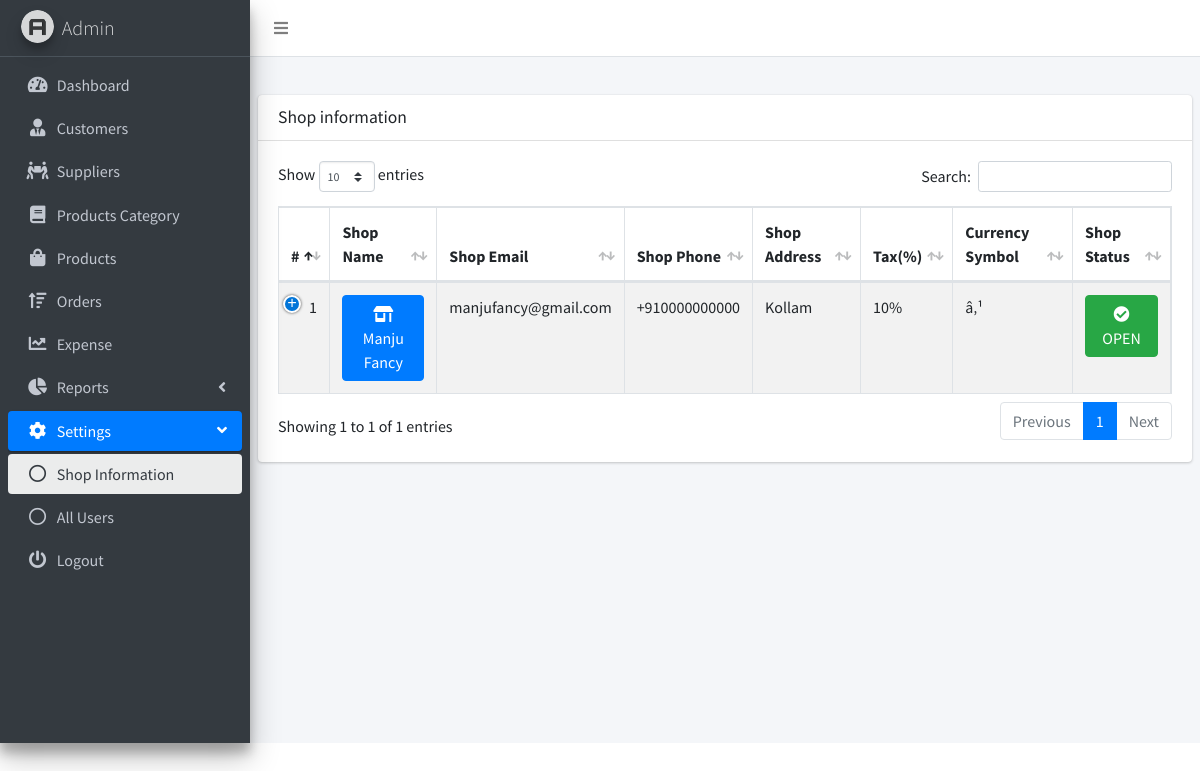
/shop_information.php (signed in), run on the app's committed database.
### tables this page shows
CREATE TABLE `shop` (
  `shop_id` int(11) NOT NULL,
  `shop_name` varchar(255) NOT NULL,
  `shop_contact` varchar(255) NOT NULL,
  `shop_email` varchar(255) NOT NULL,
  `shop_address` varchar(255) NOT NULL,
  `tax` varchar(11) NOT NULL,
  `currency_symbol` varchar(20) NOT NULL,
  `shop_status` varchar(255) NOT NULL
);

### shop_information.php (the view, shortened to what this page needs)
<!DOCTYPE html>
<html lang="en">
<head>
    <link rel="stylesheet" href="dist/css/preloader.css">
    <link rel="stylesheet" href="plugins/fontawesome-free/css/all.min.css">
    <link rel="stylesheet" href="https://code.ionicframework.com/ionicons/2.0.1/css/ionicons.min.css">
    <link rel="stylesheet" href="plugins/datatables-bs4/css/dataTables.bootstrap4.min.css">
    <link rel="stylesheet" href="plugins/datatables-responsive/css/responsive.bootstrap4.min.css">
    <link rel="stylesheet" href="dist/css/adminlte.min.css">
</head>
<body class="hold-transition sidebar-mini">
<div class="wrapper">
    <nav class="main-header navbar navbar-expand navbar-white navbar-light">
        <ul class="navbar-nav">
            <li class="nav-item">
                <a class="nav-link" data-widget="pushmenu" href="#" role="button"><i class="fas fa-bars"></i></a>
            </li>
        </ul>
    </nav>
    <aside class="main-sidebar sidebar-dark-primary elevation-4">
        <a href="#" class="brand-link">
            <img src="dist/img/AdminLTELogo.png"
                 alt="AdminLTE Logo"
                 class="brand-image img-circle elevation-3"
                 style="opacity: .8">
            <span class="brand-text font-weight-light">Admin</span>
        </a>
        <div class="sidebar">
            <nav class="mt-2">
                <ul class="nav nav-pills nav-sidebar flex-column" data-widget="treeview" role="menu"
                    data-accordion="false">
                    <li class="nav-item">
                        <a href="dashboard.php" class="nav-link">
                            <i class="nav-icon fas fa-tachometer-alt"></i>
                            <p>
                                Dashboard
                            </p>
                        </a>
                    </li>
                    <li class="nav-item">
                        <a href="customers.php" class="nav-link">
                            <i class="nav-icon fas fa-user-tie"></i>
                            <p>
                                Customers
                            </p>
                        </a>
                    </li>
                    <li class="nav-item">
                        <a href="suppliers.php" class="nav-link">
                            <i class="nav-icon fas fa-people-carry"></i>
                            <p>
                                Suppliers
                            </p>
                        </a>
                    </li>
                    <li class="nav-item">
                        <a href="category.php" class="nav-link">
                            <i class="nav-icon fas fa-book"></i>
                            <p>
                                Products Category
                            </p>
                        </a>
                    </li>
                    <li class="nav-item">
                        <a href="products.php" class="nav-link">
                            <i class="nav-icon fas fa-shopping-bag"></i>
                            <p>
                                Products
                            </p>
                        </a>
                    </li>
                    <li class="nav-item">
                        <a href="orders.php" class="nav-link">
                            <i class="nav-icon fas fa-sort-amount-up"></i>
                            <p>
                                Orders
                            </p>
                        </a>
                    </li>
                    <li class="nav-item">
                        <a href="expense.php" class="nav-link">
                            <i class="nav-icon fas fa-chart-line"></i>
                            <p>
                                Expense
                            </p>
                        </a>
                    </li>
                    <li class="nav-item">
                        <a href="#" class="nav-link">
                            <i class="nav-icon fas fa-chart-pie"></i>
                            <p>
                                Reports
                                <i class="right fas fa-angle-left"></i>
                            </p>
                        </a>
                    </li>
                    <li class="nav-item has-treeview menu-open">
                        <a href="products.php" class="nav-link active">
                            <i class="nav-icon fas fa-cog"></i>
                            <p>
                                Settings
                                <i class="right fas fa-angle-left"></i>
                            </p>
                        </a>
                        <ul class="nav nav-treeview">
                            <li class="nav-item">
                                <a href="shop_information.php" class="nav-link active">
                                    <i class="far fa-circle nav-icon"></i>
                                    <p>Shop Information</p>
                                </a>
                            </li>
                            <li class="nav-item">
                                <a href="all_users.php" class="nav-link">
                                    <i class="far fa-circle nav-icon"></i>
                                    <p>All Users</p>
                                </a>
                            </li>
                        </ul>
                    </li>
                    <li class="nav-item">
                        <a href="logout.php" class="nav-link">
                            <i class="nav-icon fas fa-power-off"></i>
                            <p>
                                Logout
                            </p>
                        </a>
                    </li>
                </ul>
            </nav>
        </div>
    </aside>
    <div class="content-wrapper">
        <section class="content-header">
        </section>
        <section class="content">
            <div class="row">
                <div class="col-12">
                    <div class="card">
                        <div class="card-header">
                            <h3 class="card-title">Shop information</h3>
                        </div>
                        <div class="card-body">
                            <table id="example1" class="table table-bordered table-striped">
                                <thead>
                                <tr>
                                    <th>#</th>
                                    <th>Shop Name</th>
                                    <th>Shop Email</th>
                                    <th>Shop Phone</th>
                                    <th>Shop Address</th>
                                    <th>Tax(%)</th>
                                    <th>Currency Symbol</th>
                                    <th>Shop Status</th>
                                </tr>
                                </thead>
                                <tbody>
                                <?php
                                include('db_connect.php');
                                $sql = "SELECT * FROM shop";
                                $result = mysqli_query($con, $sql);
                                $i = 1;
                                while ($row = mysqli_fetch_array($result)) {
                                    echo "<tr>";
                                    echo "<td>" . $i . "</td>";
                                    echo "<td><button class='btn btn-primary'/> <i class='fas fa-store-alt'></i> " . $row['shop_name'] . " ";
                                    echo "<td>" . $row['shop_email'] . "</td>";
                                    echo "<td>" . $row['shop_contact'] . "</td>";
                                    echo "<td>" . $row['shop_address'] . "</td>";
                                    echo "<td>" . $row['tax'] . "%</td>";
                                    echo "<td>" . $row['currency_symbol'] . "</td>";
                                    if ($row['shop_status'] == 'OPEN') {
                                        echo "<td><button class='btn btn-success'/> <i class='fas fa-check-circle'></i> OPEN ";
                                    } else {
                                        echo "<td><button class='btn btn-danger'/> <i class='fas fa-times-circle'></i> CLOSED ";
                                    }
                                    $i++;
                                    echo "</tr> ";
                                }
                                echo " </tbody>";
                                echo " </table>";
                                ?>
                        </div>
                    </div>
                </div>
            </div>
        </section>
    </div>
</div>
</body>
</html>

### data on the page
shop: shop_name "Manju Fancy", shop_email "manjufancy@gmail.com", shop_contact "+910000000000", shop_address "Kollam", tax "10", currency_symbol "â‚¹", shop_status "OPEN" (drawn)
